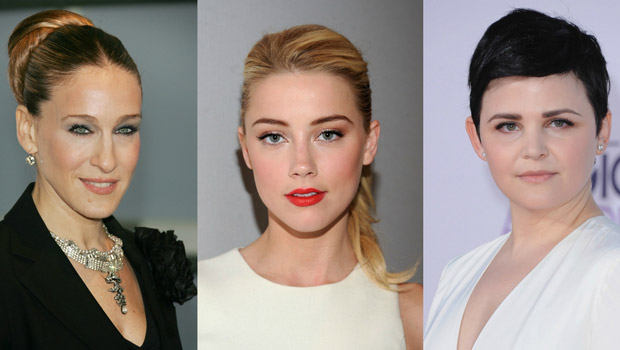
#> input picture img.jpeg, 620 x 350 px
$ python test2.py
#> lines starting #> are read from the running program, lines starting #| are printed output that depends on the picture; after the words box and inside, x2 and y2 are one past the last pixel; in counts of white or black regions, pixels touching at a corner belong together
import cv2

img = cv2.imread('img.jpeg')
#> img is the input picture: shape (350, 620, 3); mean B, G, R 129.6, 136.4, 148.9
gray = cv2.cvtColor(img, cv2.COLOR_BGR2GRAY)
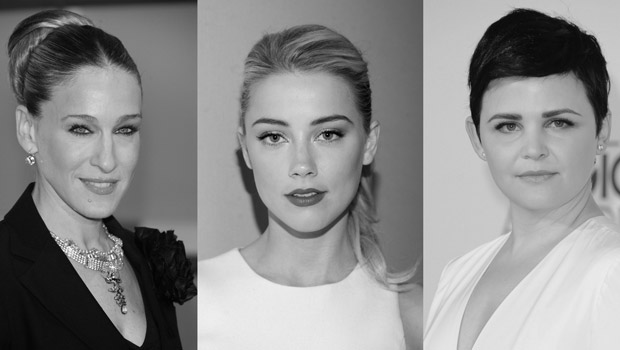
#> gray: shape (350, 620); min 0, max 254, mean 139.3

faces = cv2.CascadeClassifier('haarcascade_frontalface_default.xml')

res = faces.detectMultiScale(gray, scaleFactor=1.2, minNeighbors=4)
#> res = [[463, 72, 137, 137], [32, 76, 139, 139], [228, 78, 150, 150]]

for (x, y, w, h) in res:
    cv2.rectangle(img, (x, y), (x + w, y + h), (0, 255, 0), 3)
#> this loop made 3 passes
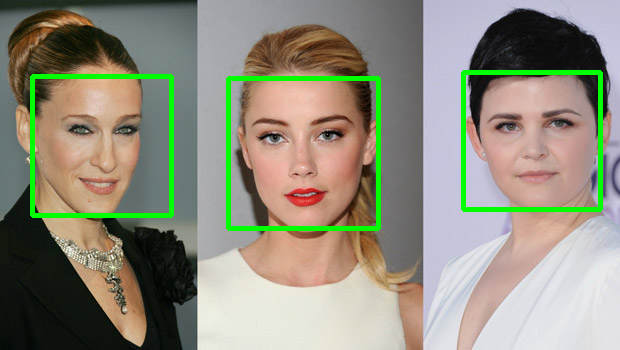
#> img: shape (350, 620, 3); 3.91% of pixels changed, all inside (x1, y1, x2, y2) = (30, 70, 603, 231)


cv2.imshow('Result', img)
cv2.waitKey(0)
